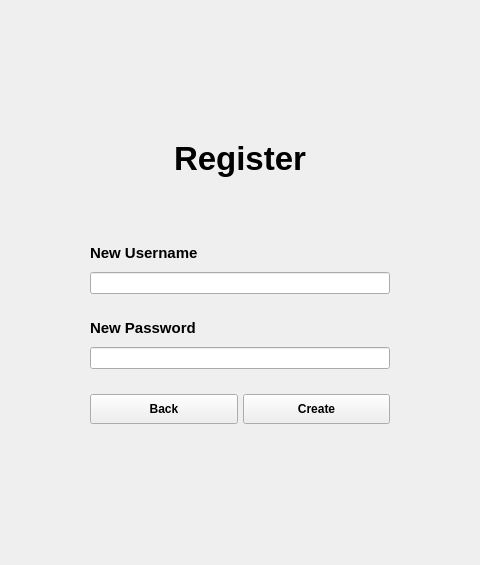
     <widget class="QWidget" name="page_2">
      <layout class="QGridLayout" name="gridLayout_3">
       <item row="0" column="1">
        <spacer name="verticalSpacer_6">
         <property name="orientation">
          <enum>Qt::Vertical</enum>
         </property>
         <property name="sizeHint" stdset="0">
          <size>
           <width>20</width>
           <height>129</height>
          </size>
         </property>
        </spacer>
       </item>
       <item row="1" column="0">
        <spacer name="horizontalSpacer_5">
         <property name="orientation">
          <enum>Qt::Horizontal</enum>
         </property>
         <property name="sizeHint" stdset="0">
          <size>
           <width>79</width>
           <height>20</height>
          </size>
         </property>
        </spacer>
       </item>
       <item row="1" column="1">
        <layout class="QVBoxLayout" name="verticalLayout_6">
         <property name="spacing">
          <number>25</number>
         </property>
         <item>
          <widget class="QLabel" name="registerLabel">
           <property name="font">
            <font>
             <family>MS Shell Dlg 2</family>
             <pointsize>25</pointsize>
             <weight>75</weight>
             <bold>true</bold>
            </font>
           </property>
           <property name="styleSheet">
            <string notr="true">#registerLabel {
	color: #000;
}</string>
           </property>
           <property name="text">
            <string>Register</string>
           </property>
           <property name="alignment">
            <set>Qt::AlignCenter</set>
           </property>
          </widget>
         </item>
         <item>
          <widget class="QLabel" name="RegisterMsg">
           <property name="font">
            <font>
             <pointsize>11</pointsize>
             <weight>75</weight>
             <bold>true</bold>
            </font>
           </property>
           <property name="styleSheet">
            <string notr="true">color: rgb(255, 35, 35);</string>
           </property>
           <property name="text">
            <string/>
           </property>
           <property name="alignment">
            <set>Qt::AlignCenter</set>
           </property>
          </widget>
         </item>
         <item>
          <layout class="QVBoxLayout" name="verticalLayout_7">
           <property name="spacing">
            <number>10</number>
           </property>
           <item>
            <widget class="QLabel" name="label_3">
             <property name="font">
              <font>
               <pointsize>11</pointsize>
               <weight>75</weight>
               <bold>true</bold>
              </font>
             </property>
             <property name="text">
              <string>New Username</string>
             </property>
            </widget>
           </item>
           <item>
            <widget class="QLineEdit" name="registerUserInput">
             <property name="minimumSize">
              <size>
               <width>300</width>
               <height>0</height>
              </size>
             </property>
             <property name="font">
              <font>
               <weight>50</weight>
               <bold>false</bold>
              </font>
             </property>
             <property name="maxLength">
              <number>15</number>
             </property>
             <property name="clearButtonEnabled">
              <bool>true</bool>
             </property>
            </widget>
           </item>
          </layout>
         </item>
         <item>
          <layout class="QVBoxLayout" name="verticalLayout_8">
           <property name="spacing">
            <number>10</number>
           </property>
           <item>
            <widget class="QLabel" name="label_4">
             <property name="font">
              <font>
               <pointsize>11</pointsize>
               <weight>75</weight>
               <bold>true</bold>
              </font>
             </property>
             <property name="text">
              <string>New Password</string>
             </property>
            </widget>
           </item>
           <item>
            <widget class="QLineEdit" name="registerPassInput">
             <property name="minimumSize">
              <size>
               <width>300</width>
               <height>0</height>
              </size>
             </property>
             <property name="font">
              <font>
               <weight>50</weight>
               <bold>false</bold>
              </font>
             </property>
             <property name="maxLength">
              <number>15</number>
             </property>
             <property name="echoMode">
              <enum>QLineEdit::Normal</enum>
             </property>
             <property name="clearButtonEnabled">
              <bool>true</bool>
             </property>
            </widget>
           </item>
          </layout>
         </item>
         <item>
          <layout class="QHBoxLayout" name="horizontalLayout_2">
           <property name="spacing">
            <number>5</number>
           </property>
           <item>
            <widget class="QPushButton" name="backBtn">
             <property name="minimumSize">
              <size>
               <width>0</width>
               <height>30</height>
              </size>
             </property>
             <property name="font">
              <font>
               <pointsize>9</pointsize>
               <weight>75</weight>
               <bold>true</bold>
              </font>
             </property>
             <property name="text">
              <string>Back</string>
             </property>
             <property name="icon">
              <iconset>
               <normaloff>:/icon/icon/arrow-80-48.ico</normaloff>:/icon/icon/arrow-80-48.ico</iconset>
             </property>
            </widget>
           </item>
           <item>
            <widget class="QPushButton" name="createBtn">
             <property name="minimumSize">
              <size>
               <width>0</width>
               <height>30</height>
              </size>
             </property>
             <property name="font">
              <font>
               <pointsize>9</pointsize>
               <weight>75</weight>
               <bold>true</bold>
              </font>
             </property>
             <property name="text">
              <string>Create</string>
             </property>
             <property name="icon">
              <iconset>
               <normaloff>:/icon/icon/check-mark-3-48.ico</normaloff>:/icon/icon/check-mark-3-48.ico</iconset>
             </property>
            </widget>
           </item>
          </layout>
         </item>
        </layout>
       </item>
       <item row="1" column="2">
        <spacer name="horizontalSpacer_6">
         <property name="orientation">
          <enum>Qt::Horizontal</enum>
         </property>
         <property name="sizeHint" stdset="0">
          <size>
           <width>79</width>
           <height>20</height>
          </size>
         </property>
        </spacer>
       </item>
       <item row="2" column="1">
        <spacer name="verticalSpacer_5">
         <property name="orientation">
          <enum>Qt::Vertical</enum>
         </property>
         <property name="sizeHint" stdset="0">
          <size>
           <width>20</width>
           <height>130</height>
          </size>
         </property>
        </spacer>
       </item>
      </layout>
     </widget>
